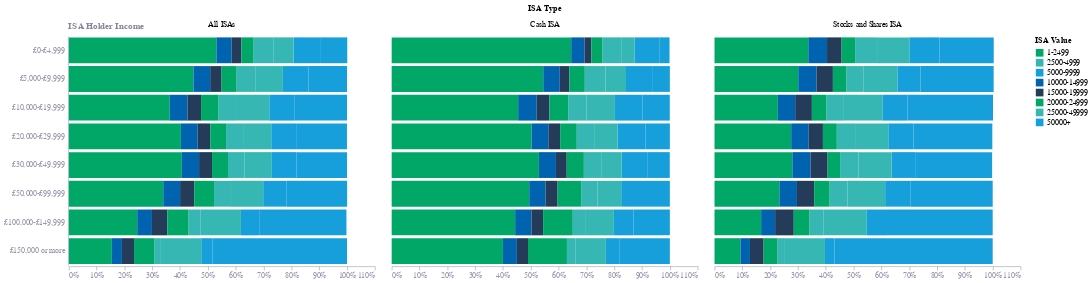

Here is the notebook cell this chart was saved with:
### Code cell
chart = alt.Chart(isa_type_value_by_income).mark_bar().encode(
    x = alt.X('Share of income band holding ISA value:Q', axis=alt.Axis(format='%')),
    y = alt.Y('ISA Holder Income:O', sort=market_value_order),
    color=alt.Color('ISA Value:O', sort=value_order),
    facet=alt.Facet('ISA Type'),
    tooltip=['ISA Value','Share of income band holding ISA value']
)

chart

### Figure 1 — Vega-Lite specification as saved in the notebook (floating-point values rounded to 4 significant figures; data arrays with more than 128 entries replaced by an {"elided": "..."} marker saying what was removed)
{"config": {"font": "Circular Std", "mark": {"line": {"interpolate": "monotone"}}, "view": {"stroke": "transparent", "width": 400, "height": 300}, "range": {"category": ["#36B7B4", "#E6224B", "#F4C245", "#0063AF", "#00A767", "#179FDB", "#EB5C2E"], "diverging": ["#E6224B", "#E54753", "#C9C9C9", "#179FDB", "#122B39"], "heatmap": ["#C9C9C9", "#179FDB", "#0063AF", "#122B39"], "ordinal": ["#00A767", "#36B7B4", "#179FDB", "#0063AF", "#243B5A"]}, "axisX": {"domainColor": "#676A86", "domainOpacity": 0.5, "grid": false, "labelAngle": 0, "labelColor": "#676A86", "labelOpacity": 0.7, "orient": "bottom", "tickColor": "#676A86", "tickCount": 10, "tickOpacity": 0.5, "title": false, "titleAlign": "center", "titleAnchor": "middle", "titleColor": "#676A86", "titleFontSize": 12, "titleOpacity": 0.8, "titleY": -15}, "axisY": {"domainColor": "#676A86", "domainOpacity": 0.5, "gridColor": "#676A86", "gridDash": [1, 5], "gridOpacity": 0.5, "labelColor": "#676A86", "labelOpacity": 0.7, "labelPadding": 5, "tickColor": "#676A86", "tickCount": 8, "tickOpacity": 0.5, "ticks": false, "titleAlign": "left", "titleAngle": 0, "titleBaseline": "bottom", "titleColor": "#676A86", "titleFontSize": 12, "titleOpacity": 0.8, "titleX": 0, "titleY": -7}}, "data": {"name": "data-416af3dce5cd99269dc3467c1c62d91f"}, "mark": {"type": "bar"}, "encoding": {"color": {"field": "ISA Value", "sort": ["1-2499", "2500-4999", "5000-9999", "10000-14999", "15000-19999", "20000-24999", "25000-49999", "50000+"], "type": "ordinal"}, "facet": {"field": "ISA Type", "type": "nominal"}, "tooltip": [{"field": "ISA Value", "type": "nominal"}, {"field": "Share of income band holding ISA value", "type": "quantitative"}], "x": {"axis": {"format": "%"}, "field": "Share of income band holding ISA value", "type": "quantitative"}, "y": {"field": "ISA Holder Income", "sort": ["£0-£4,999", "£5,000-£9,999", "£10,000-£19,999", "£20,000-£29,999", "£30,000-£49,999", "£50,000-£99,999", "£100,000-£149,999", "£150,000 or more"], "type": "ordinal"}}, "$schema": "https://vega.github.io/schema/vega-lite/v5.20.1.json", "datasets": {"data-416af3dce5cd99269dc3467c1c62d91f": {"elided": "192 records"}}}
